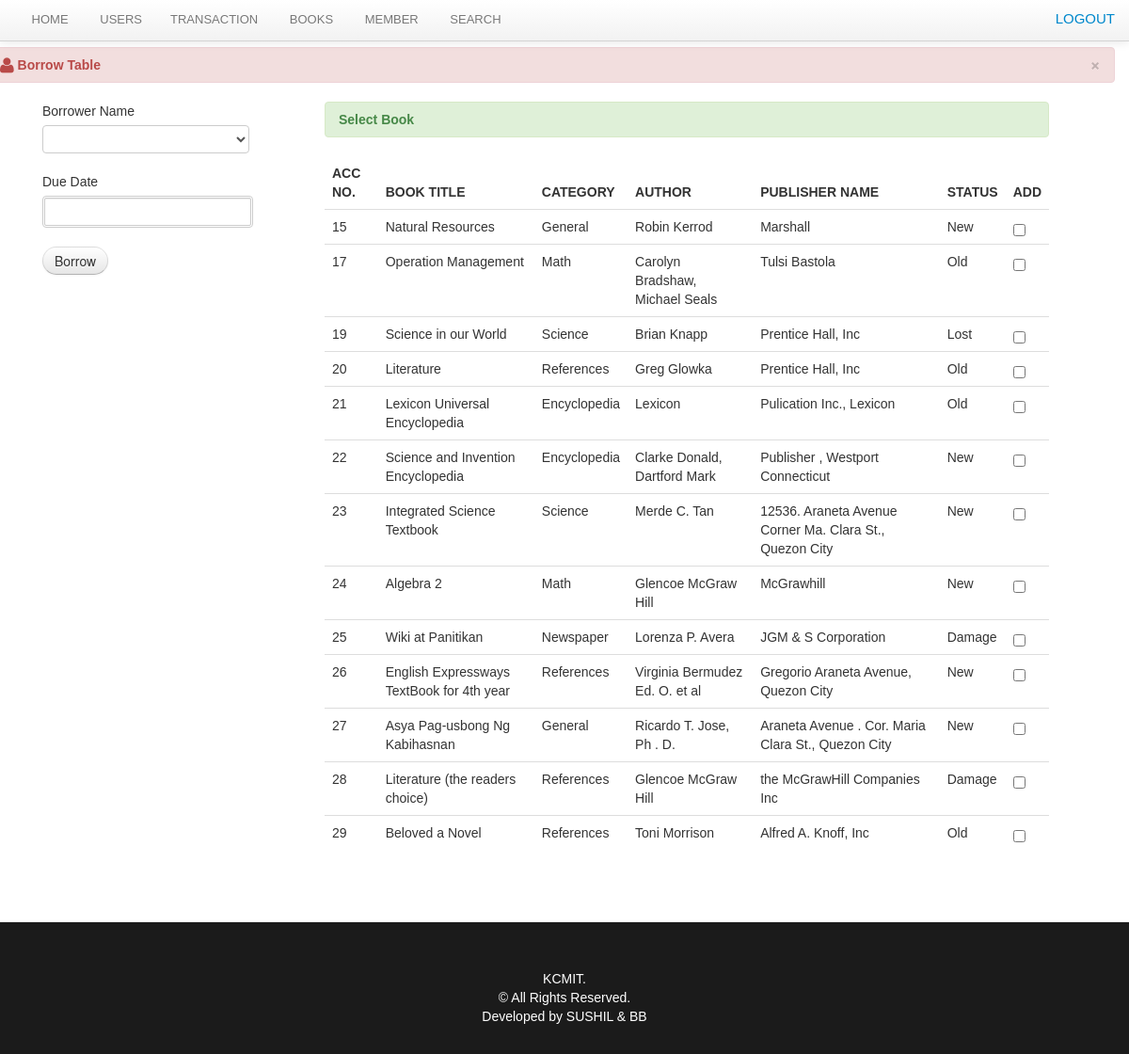
The page /librarian/borrow.php (signed in) on the database its author committed.
### tables this page shows
CREATE TABLE `book` (
  `book_id` int(11) NOT NULL,
  `book_title` varchar(100) NOT NULL,
  `category_id` int(50) NOT NULL,
  `author` varchar(50) NOT NULL,
  `book_copies` int(11) NOT NULL,
  `book_pub` varchar(100) NOT NULL,
  `publisher_name` varchar(100) NOT NULL,
  `isbn` varchar(50) NOT NULL,
  `copyright_year` int(11) NOT NULL,
  `date_receive` varchar(20) NOT NULL,
  `date_added` datetime NOT NULL,
  `status` varchar(30) NOT NULL
);

CREATE TABLE `category` (
  `category_id` int(11) NOT NULL,
  `classname` varchar(50) DEFAULT NULL
);

### librarian/borrow.php (the view, shortened to what this page needs)
<?php
include('header.php');
include('navbar_borrow.php');
include('dbcon.php');
?>
<div class="container">
    <div class="margin-top">
        <div class="row">
            <div class="alert alert-danger">
                <button type="button" class="close" data-dismiss="alert">&times;</button>
                <strong><i class="icon-user icon-large"></i>&nbsp;Borrow Table</strong>
            </div>
            <div class="span12">
                <form method="post" action="borrow_save.php">
                    <div class="span3">
                        <div class="control-group">
                            <label class="control-label" for="inputEmail">Borrower Name</label>
                            <div class="controls">
                                <select name="member_id" class="chzn-select" required>
                                    <option value=""></option>
                                    <?php
                                    $member_query = "SELECT member_id, firstname, lastname FROM member";
                                    if ($result = $conn->query($member_query)) {
                                        while ($row = $result->fetch_assoc()) {
                                            echo '<option value="' . htmlspecialchars($row['member_id']) . '">' .
                                                htmlspecialchars($row['firstname'] . " " . $row['lastname']) . '</option>';
                                        }
                                    } else {
                                        echo '<option value="">No members found</option>';
                                    }
                                    ?>
                                </select>
                            </div>
                        </div>
                        <div class="control-group">
                            <label class="control-label" for="inputEmail">Due Date</label>
                            <div class="controls">
                                <input type="text" class="w8em format-d-m-y highlight-days-67 range-low-today" name="due_date" id="sd" maxlength="10" style="border: 3px double #CCCCCC;" required />
                            </div>
                        </div>
                        <div class="control-group">
                            <div class="controls">
                                <button name="delete_student" class="btn btn-default">Borrow</button>
                            </div>
                        </div>
                    </div>
                    <div class="span8">
                        <div class="alert alert-success"><strong>Select Book</strong></div>
                        <table cellpadding="0" cellspacing="0" border="0" class="table" id="example">
                            <thead>
                                <tr>
                                    <th>Acc No.</th>
                                    <th>Book Title</th>
                                    <th>Category</th>
                                    <th>Author</th>
                                    <th>Publisher Name</th>
                                    <th>Status</th>
                                    <th>Add</th>
                                </tr>
                            </thead>
                            <tbody>
                                <?php
                                $book_query = "SELECT book_id, book_title, category_id, author, publisher_name, status FROM book WHERE status != 'Archive'";
                                if ($result_books = $conn->query($book_query)) {
                                    $cat_stmt = $conn->prepare("SELECT classname FROM category WHERE category_id = ?");
                                    while ($book = $result_books->fetch_assoc()) {
                                        $cat_stmt->bind_param("i", $book['category_id']);
                                        $cat_stmt->execute();
                                        $cat_stmt->bind_result($classname);
                                        $cat_stmt->fetch();
                                        echo '<tr class="del' . htmlspecialchars($book['book_id']) . '">';
                                        echo '<td>' . htmlspecialchars($book['book_id']) . '</td>';
                                        echo '<td>' . htmlspecialchars($book['book_title']) . '</td>';
                                        echo '<td>' . htmlspecialchars($classname) . '</td>';
                                        echo '<td>' . htmlspecialchars($book['author']) . '</td>';
                                        echo '<td>' . htmlspecialchars($book['publisher_name']) . '</td>';
                                        echo '<td>' . htmlspecialchars($book['status']) . '</td>';
                                        echo '<td width="20">';
                                        echo '<input class="uniform_on" name="selector[]" type="checkbox" value="' . htmlspecialchars($book['book_id']) . '">';
                                        echo '</td>';
                                        echo '</tr>';
                                    }
                                } else {
                                    echo '<tr><td colspan="7">No books found</td></tr>';
                                }
                                ?>
                            </tbody>
                        </table>
                    </div>
                </form>
            </div>
        </div>
    </div>
</div>
<?php include('footer.php'); ?>

### css/docs.css (style rules this page uses)
body { font-family:'TR Century Gothic',Helvetica,Arial,sans-serif !important; }
.btn { border-radius: 25px !important; }
.alert { text-shadow: none; }
th { text-transform:uppercase; }
.margin-top { margin-top:50px; }
body { background: url(../img/grid_noise.png); position: relative; }

### css/print.css (style rules this page uses)
th { text-align:left; }
td { text-align:left; border-top:1px solid; padding:2px; }
.btn { display:none; }
.alert { display:none; }
body { font-family:arial; font-size:13px; }

### rows shown on the page
book: book_id "15", book_title "Natural Resources", category.classname "General", author "Robin Kerrod", publisher_name "Marshall", status "New"
book: book_id "17", book_title "Operation Management", category.classname "Math", author "Carolyn Bradshaw, Michael Seals", publisher_name "Tulsi Bastola", status "Old"
book: book_id "19", book_title "Science in our World", category.classname "Science", author "Brian Knapp", publisher_name "Prentice Hall, Inc", status "Lost"
book: book_id "20", book_title "Literature", category.classname "References", author "Greg Glowka", publisher_name "Prentice Hall, Inc", status "Old"
book: book_id "21", book_title "Lexicon Universal Encyclopedia", category.classname "Encyclopedia", author "Lexicon", publisher_name "Pulication Inc., Lexicon", status "Old"
book: book_id "22", book_title "Science and Invention Encyclopedia", category.classname "Encyclopedia", author "Clarke Donald, Dartford Mark", publisher_name "Publisher , Westport Connecticut", status "New"
book: book_id "23", book_title "Integrated Science Textbook", category.classname "Science", author "Merde C. Tan", publisher_name "12536. Araneta Avenue Corner Ma. Clara St., Quezon City", status "New"
book: book_id "24", book_title "Algebra 2", category.classname "Math", author "Glencoe McGraw Hill", publisher_name "McGrawhill", status "New"
book: book_id "25", book_title "Wiki at Panitikan", category.classname "Newspaper", author "Lorenza P. Avera", publisher_name "JGM & S Corporation", status "Damage"
book: book_id "26", book_title "English Expressways TextBook for 4th year", category.classname "References", author "Virginia Bermudez Ed. O. et al", publisher_name "Gregorio Araneta Avenue, Quezon City", status "New"
book: book_id "27", book_title "Asya Pag-usbong Ng Kabihasnan", category.classname "General", author "Ricardo T. Jose, Ph . D.", publisher_name "Araneta Avenue . Cor. Maria Clara St., Quezon City", status "New"
book: book_id "28", book_title "Literature (the readers choice)", category.classname "References", author "Glencoe McGraw Hill", publisher_name "the McGrawHill Companies Inc", status "Damage"
book: book_id "29", book_title "Beloved a Novel", category.classname "References", author "Toni Morrison", publisher_name "Alfred A. Knoff, Inc", status "Old"
